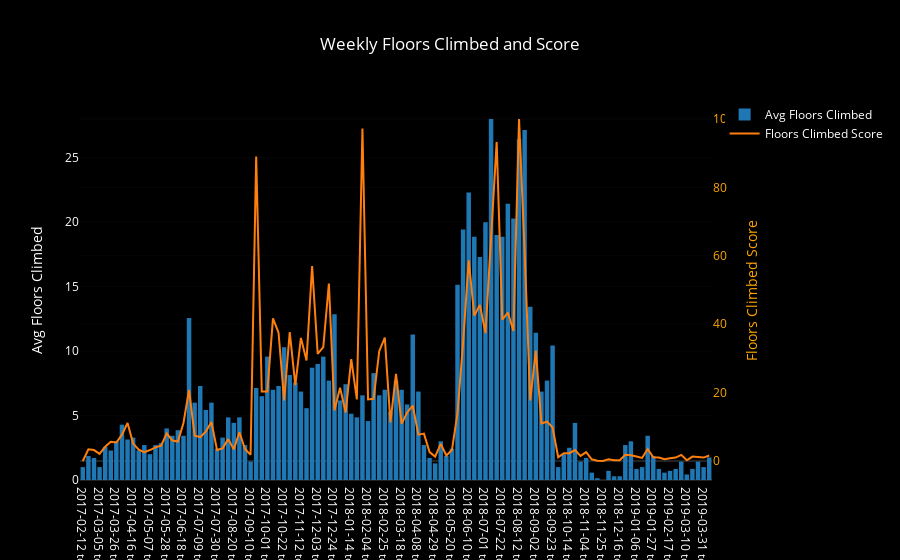

This figure's notebook cell:
### Code cell
bars = go.Bar(x=week_df.week_range, y=week_df.mean_flrs,
              name='Avg Floors Climbed', yaxis='y1')

score_line = go.Scatter(x=week_df.week_range, y=week_df.floors_score,
                        name='Floors Climbed Score', yaxis='y2')

layout = go.Layout({'plot_bgcolor': 'black', 'paper_bgcolor': 'black',
                    'font': {'color': 'white'},
                    'title': 'Weekly Floors Climbed and Score',
                    'yaxis': {'title': 'Avg Floors Climbed'},
                    'yaxis2': {'title': 'Floors Climbed Score',
                               'titlefont': {'color': 'orange'},
                               'tickfont': {'color': 'orange'},
                               'overlaying': 'y',
                               'side': 'right'},
                   'xaxis': {'type': '-'}})

data = [bars, score_line]
fig = go.Figure(data=data, layout=layout)
iplot(fig)
